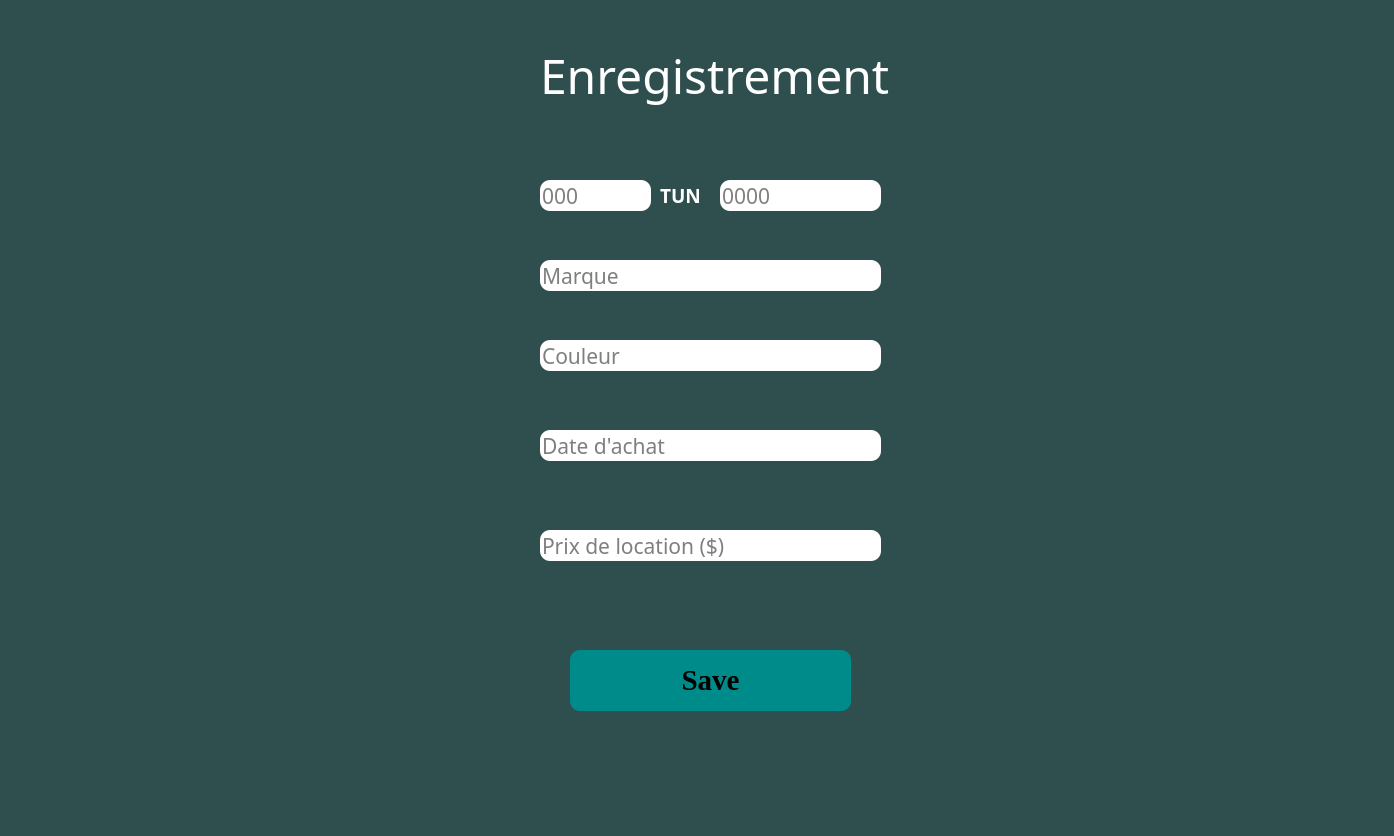
<?xml version="1.0" encoding="UTF-8"?>
<ui version="4.0">
 <class>Dialog</class>
 <widget class="QDialog" name="Dialog">
  <property name="geometry">
   <rect>
    <x>0</x>
    <y>0</y>
    <width>1394</width>
    <height>836</height>
   </rect>
  </property>
  <property name="font">
   <font>
    <underline>true</underline>
   </font>
  </property>
  <property name="windowTitle">
   <string>Dialog</string>
  </property>
  <property name="styleSheet">
   <string notr="true">background-color:DarkSlateGrey</string>
  </property>
  <widget class="QLabel" name="label">
   <property name="geometry">
    <rect>
     <x>-130</x>
     <y>-100</y>
     <width>1621</width>
     <height>1051</height>
    </rect>
   </property>
   <property name="text">
    <string/>
   </property>
   <property name="pixmap">
    <pixmap resource="mothak2qrc.qrc">:/pics/b1.jpg</pixmap>
   </property>
   <property name="scaledContents">
    <bool>true</bool>
   </property>
  </widget>
  <widget class="QLabel" name="label_2">
   <property name="geometry">
    <rect>
     <x>540</x>
     <y>40</y>
     <width>371</width>
     <height>71</height>
    </rect>
   </property>
   <property name="font">
    <font>
     <family>Bernard MT Condensed</family>
     <pointsize>36</pointsize>
     <weight>50</weight>
     <bold>false</bold>
    </font>
   </property>
   <property name="styleSheet">
    <string notr="true">background-color:none;color:white</string>
   </property>
   <property name="text">
    <string>Enregistrement</string>
   </property>
  </widget>
  <widget class="QLineEdit" name="partie1matr">
   <property name="geometry">
    <rect>
     <x>540</x>
     <y>180</y>
     <width>111</width>
     <height>31</height>
    </rect>
   </property>
   <property name="font">
    <font>
     <family>Modern No. 20</family>
     <pointsize>16</pointsize>
    </font>
   </property>
   <property name="styleSheet">
    <string notr="true">QLineEdit{
border-style: outset;
background-color:white;
    border-radius: 10px;
}
QLineEdit:focus{
border:1.5px solid
}</string>
   </property>
   <property name="placeholderText">
    <string>000</string>
   </property>
  </widget>
  <widget class="QLabel" name="label_3">
   <property name="geometry">
    <rect>
     <x>660</x>
     <y>180</y>
     <width>55</width>
     <height>31</height>
    </rect>
   </property>
   <property name="font">
    <font>
     <family>Berlin Sans FB Demi</family>
     <pointsize>14</pointsize>
     <weight>75</weight>
     <bold>true</bold>
    </font>
   </property>
   <property name="styleSheet">
    <string notr="true">background-color:none;
color:white</string>
   </property>
   <property name="text">
    <string>TUN</string>
   </property>
  </widget>
  <widget class="QLineEdit" name="partie2matr">
   <property name="geometry">
    <rect>
     <x>720</x>
     <y>180</y>
     <width>161</width>
     <height>31</height>
    </rect>
   </property>
   <property name="font">
    <font>
     <family>Modern No. 20</family>
     <pointsize>16</pointsize>
    </font>
   </property>
   <property name="styleSheet">
    <string notr="true">QLineEdit{
border-style: outset;
background-color:white;
    border-radius: 10px;
}
QLineEdit:focus{
border:1.5px solid
}</string>
   </property>
   <property name="placeholderText">
    <string>0000</string>
   </property>
  </widget>
  <widget class="QLineEdit" name="marque">
   <property name="geometry">
    <rect>
     <x>540</x>
     <y>260</y>
     <width>341</width>
     <height>31</height>
    </rect>
   </property>
   <property name="font">
    <font>
     <family>Modern No. 20</family>
     <pointsize>16</pointsize>
    </font>
   </property>
   <property name="styleSheet">
    <string notr="true">QLineEdit{
border-style: outset;
background-color:white;
    border-radius: 10px;
}
QLineEdit:focus{
border:1.5px solid
}</string>
   </property>
   <property name="placeholderText">
    <string>Marque</string>
   </property>
  </widget>
  <widget class="QLineEdit" name="couleur">
   <property name="geometry">
    <rect>
     <x>540</x>
     <y>340</y>
     <width>341</width>
     <height>31</height>
    </rect>
   </property>
   <property name="font">
    <font>
     <family>Modern No. 20</family>
     <pointsize>16</pointsize>
    </font>
   </property>
   <property name="styleSheet">
    <string notr="true">QLineEdit{
border-style: outset;
background-color:white;
    border-radius: 10px;
}
QLineEdit:focus{
border:1.5px solid
}</string>
   </property>
   <property name="placeholderText">
    <string>Couleur</string>
   </property>
  </widget>
  <widget class="QLineEdit" name="dateachat">
   <property name="geometry">
    <rect>
     <x>540</x>
     <y>430</y>
     <width>341</width>
     <height>31</height>
    </rect>
   </property>
   <property name="font">
    <font>
     <family>Modern No. 20</family>
     <pointsize>16</pointsize>
    </font>
   </property>
   <property name="styleSheet">
    <string notr="true">QLineEdit{
border-style: outset;
background-color:white;
    border-radius: 10px;
}
QLineEdit:focus{
border:1.5px solid
}</string>
   </property>
   <property name="placeholderText">
    <string>Date d'achat</string>
   </property>
  </widget>
  <widget class="QLineEdit" name="prixlocation">
   <property name="geometry">
    <rect>
     <x>540</x>
     <y>530</y>
     <width>341</width>
     <height>31</height>
    </rect>
   </property>
   <property name="font">
    <font>
     <family>Modern No. 20</family>
     <pointsize>16</pointsize>
    </font>
   </property>
   <property name="styleSheet">
    <string notr="true">QLineEdit{
border-style: outset;
background-color:white;
    border-radius: 10px;
}
QLineEdit:focus{
border:1.5px solid
}</string>
   </property>
   <property name="placeholderText">
    <string>Prix de location ($)</string>
   </property>
  </widget>
  <widget class="QPushButton" name="pushButton">
   <property name="geometry">
    <rect>
     <x>570</x>
     <y>650</y>
     <width>281</width>
     <height>61</height>
    </rect>
   </property>
   <property name="font">
    <font>
     <family>Georgia</family>
     <pointsize>22</pointsize>
     <weight>75</weight>
     <bold>true</bold>
    </font>
   </property>
   <property name="styleSheet">
    <string notr="true">QPushButton{
border-style: outset;
background-color:DarkCyan;
    border-radius: 10px;
}
QPushButton:hover{
background-color:MediumSeaGreen
}</string>
   </property>
   <property name="text">
    <string>Save</string>
   </property>
  </widget>
 </widget>
 <resources>
  <include location="mothak2qrc.qrc"/>
 </resources>
 <connections/>
</ui>
